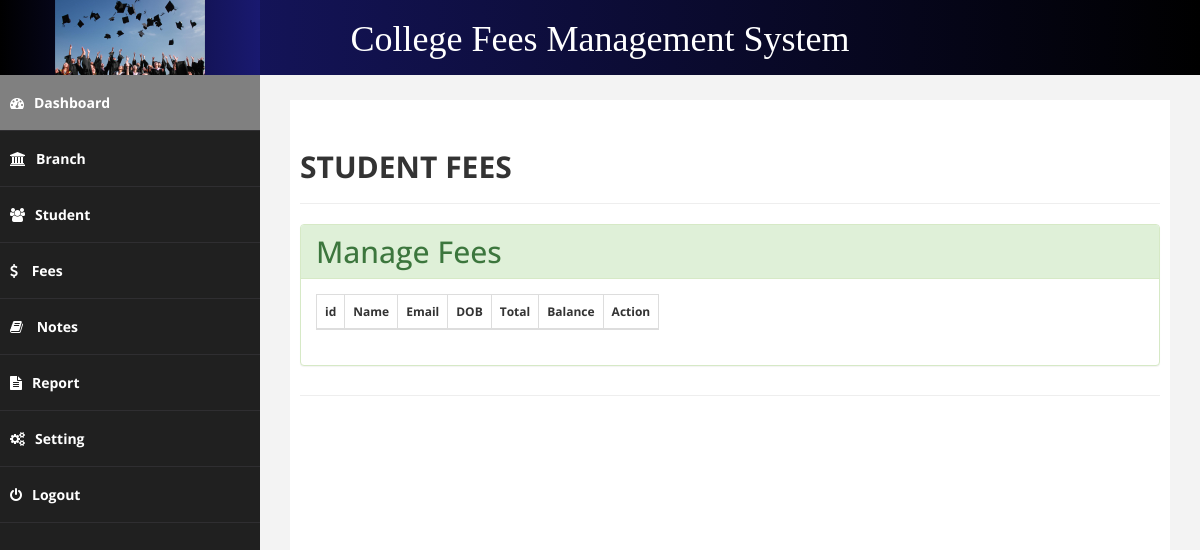
Before: /fees.php with the older database file.
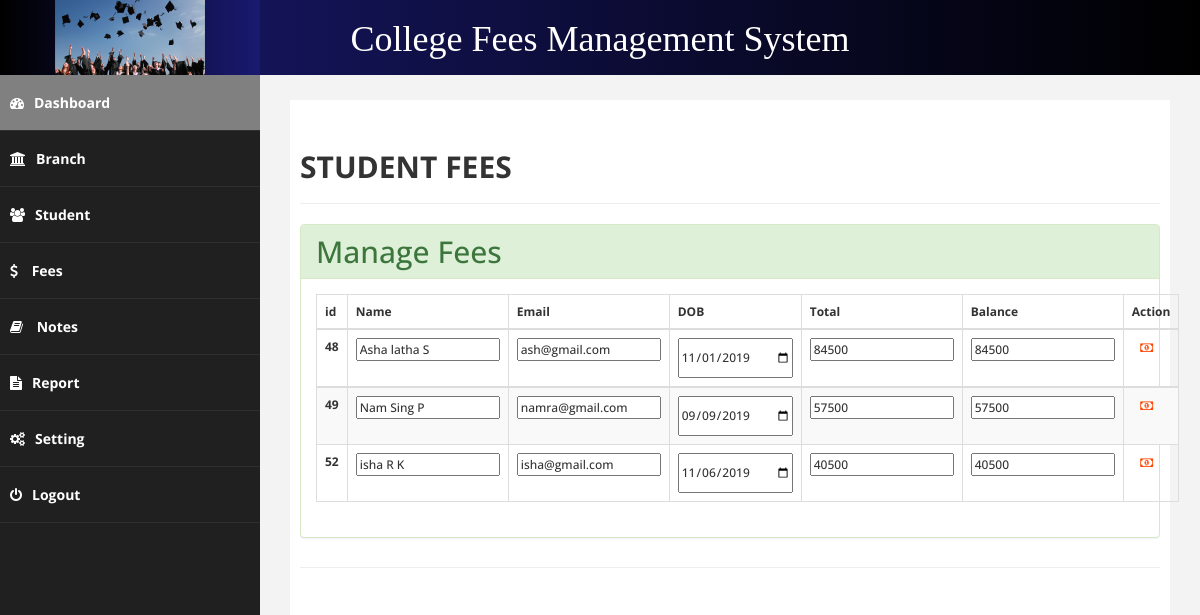
After: the same page with the newer database file.
### tables this page shows
CREATE TABLE `tblstudent` (
  `id` int(11) NOT NULL,
  `fname` varchar(200) NOT NULL,
  `mname` varchar(200) NOT NULL,
  `lname` varchar(200) NOT NULL,
  `email` varchar(200) NOT NULL,
  `branch` varchar(200) NOT NULL,
  `year` int(11) NOT NULL,
  `quota` varchar(200) NOT NULL,
  `type` varchar(200) NOT NULL,
  `bus` float NOT NULL,
  `source` varchar(200) NOT NULL,
  `admission` float NOT NULL,
  `exam` float NOT NULL,
  `feast` float NOT NULL,
  `stationary` float NOT NULL,
  `softskill` float NOT NULL,
  `hostel` float NOT NULL,
  `total` float NOT NULL,
  `paid` float NOT NULL,
  `balance` float NOT NULL,
  `dob` varchar(100) NOT NULL,
  `username` varchar(200) NOT NULL
);

### fees.php (the view, shortened to what this page needs)
<!DOCTYPE html>
<html xmlns="http://www.w3.org/1999/xhtml">
<head>
    <link href="css/bootstrap.css" rel="stylesheet" />
    <link href="css/font-awesome.css" rel="stylesheet" />
    <link href="css/basic.css" rel="stylesheet" />
    <link href="css/custom.css" rel="stylesheet" />
    <link href="css/datatable/datatable.css" rel="stylesheet" />
</head>
<?php
include("php/header.php");
?>
<div id="page-wrapper">
    <div id="page-inner">
        <div class="row">
            <div class="col-md-12">
                <div class="row" >
                    <div class="col-md-12">
                        <h2 class="page-header" ><strong>STUDENT FEES</strong><hr>
                        <div class="panel panel-success">
                            <div class="panel-heading">
                                Manage Fees
                            </div>
                            <div class="panel-body">
                                <div class="table-sorting table-responsive">
                                    <table class="table table-striped table-bordered table-hover" id="tSortable22"  style="width: 50px; ">
                                        <thead>
                                        <tr>
                                            <th>id</th>
                                            <th>Name</th>
                                            <th>Email</th>
                                            <th>DOB</th>
                                            <th>Total</th>
                                            <th>Balance</th>
                                            <th colspan="3">Action</th>
                                        </tr>
                                        <?php
                                        include 'database/connect.php';
                                        $sql="SELECT * FROM tblstudent ";
                                        $result=$conn->query($sql);
                                        if($result->num_rows>0)
                                        {
                                        while ($row = $result->fetch_assoc())
                                        {
                                        ?>
                                        <tr>
                                            <td ><label type="text" id="id" value=""><?php echo $row['id']; ?></label></td>
                                            <td ><input type="text" id="name" value="<?php echo $row['fname']." ".$row['mname']." ".$row['lname'] ; ?>"/></td>
                                            <td ><input type="text" id="email" value="<?php echo $row['email']; ?>"/></td>
                                            <td ><input type="date" id="dob" value="<?php echo $row['dob']; ?>"/></td>
                                            <td ><input type="text" id="total" value="<?php echo $row['total']; ?>"/></td>
                                            <td ><input type="text" id="balance" value="<?php echo $row['balance']; ?>"/></td>
                                            <td> <button class="pay" name="pay" vals="<?php echo $row['id'];?>"><i class="fa fa-money"></i> </button></td>
                                        </tr>
                                        </thead>
                                        <?php
                                        }
                                        }
                                        ?>
                                    </table>
                                </div>
                            </div>
                        </div>
                    </div>
                </div>
            </div>
        </div>
    </div>
</div>
<body>
</body>
</html>

### php/header.php
<body>
<div id="wrapper">
    <nav class="navbar navbar-default navbar-cls-top " id="hori" role="navigation" style="margin-bottom: 0;text-align: center;color: white;font-family: 'Droid Sans Mono';background:linear-gradient(to right,midnightblue,black)"><h1>College Fees Management System</h1>
        <div class="navbar-header">
            <a class="navbar-brand" style="margin-top: -70px;background:linear-gradient(to right,black,midnightblue)"><img src="img/college-2.jpg" style="width: 150px; height: 100px; margin-top: -30px;"></a>
        </div>
    </nav>
    <nav class="navbar-default navbar-side" role="navigation" >
        <div class="sidebar-collapse" >
            <ul class="nav" id="main-menu" >
                <li>
                    <a href="index.php" style="background-color: grey" ><i class="fa fa-dashboard "></i><strong>Dashboard</strong></a>
                </li>
                <li>
                    <a href="branch.php" ><i class="fa fa-university "></i><strong>Branch</strong></a>
                </li>
                <li>
                    <a href="student.php"><i class="fa fa-users "></i><strong>Student</strong></a>
                </li>
                <li>
                    <a href="fees.php" ><i class="fa fa-dollar "></i> <strong>Fees</strong></a>
                </li>
                <li>
                    <a href="notes.php" ><i class="fa fa-book "></i> <strong>Notes</strong></a>
                </li>
                <li>
                    <a href="report.php"><i class="fa fa-file-text "></i><strong>Report</strong> </a>
                </li>
                <li>
                    <a href="setting.php"><i class="fa fa-cogs "></i><strong>Setting</strong></a>
                </li>
                <li>
                    <a href="logout.php"><i class="fa fa-power-off "></i><strong>Logout</strong></a>
                </li>
            </ul>
        </div>
    </nav>

### css/basic.css (style rules this page uses)
body { font-family: 'Open Sans', sans-serif; line-height:25px; }
#wrapper { width: 100%; background: #202020; }
#page-wrapper { padding: 15px 15px; min-height: 600px; background: #F3F3F3; }
#page-inner { width: 100%; margin: 10px 20px 10px 0px; background-color: #fff!important; padding: 10px; min-height: 1200px; }
.navbar-cls-top .navbar-brand { color: #fff; background: #202020; width: 260px; text-align: center; height: 75px; font-size: 20px; letter-spacing: 1px; font-weight: 900; padding-top: 25px; text-transform:uppercase; }
.sidebar-collapse, .sidebar-collapse .nav { background: none; }
.sidebar-collapse .nav { padding: 0; }
.sidebar-collapse .nav > li > a { color: #fff; background: #202020; text-shadow: none; padding: 15px 40px; border-bottom: 1px solid #2F2E31; }
.sidebar-collapse > .nav > li > a { padding: 15px 10px; }
.navbar-side { border: none; background-color: #202020; }
.navbar-cls-top { background: #00CA79; border-bottom: none; }
.navbar-default { border: 0px solid black; }
.navbar-header { background: #000000; }
.nav > li > a > i { margin-right: 10px; }
@media (min-width:768px) { #page-wrapper { margin: 0 0 0 260px; padding: 15px 30px; min-height: 1200px; } }
@media (min-width:768px) { .navbar-side { z-index: 1; position: absolute; width: 260px; } }
@media (min-width:768px) { .navbar { border-radius: 0px; } }

### css/datatable/datatable.css (style rules this page uses)
.table-sorting { padding: 0px; position: relative; font-size: 12px; background-color: #FFF; }
.table-sorting .table { border-top: 1px solid #DDD; border-bottom: 1px solid #DDD; }

### fees.php (style rules this page uses)
button { width: 30px; border: none; background-color: transparent; }
.fa-money { color: orangered; }

Changed rows visible on the page:
added tblstudent: id "48", fname+mname+lname "Asha latha S", email "ash@gmail.com", dob "11/01/2019", total "84500", balance "84500"
added tblstudent: id "49", fname+mname+lname "Nam Sing P", email "namra@gmail.com", dob "09/09/2019", total "57500", balance "57500"
added tblstudent: id "52", fname+mname+lname "isha R K", email "isha@gmail.com", dob "11/06/2019", total "40500", balance "40500"
